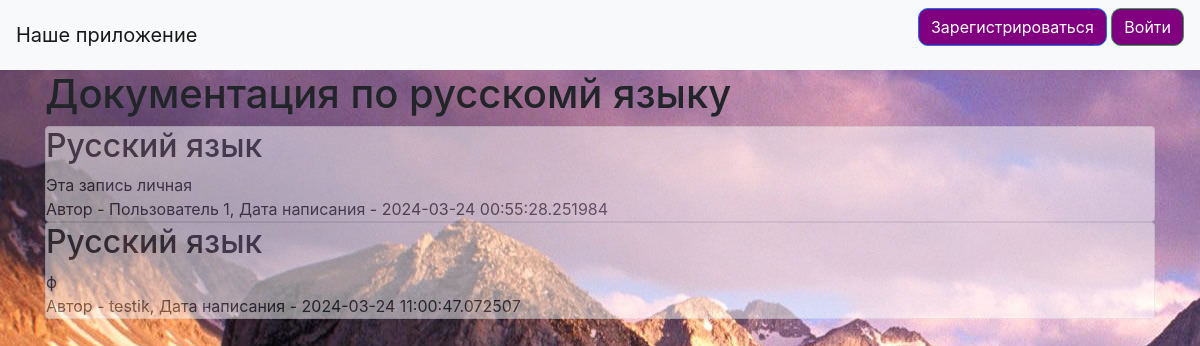
Before: /rus.html with the older database file.
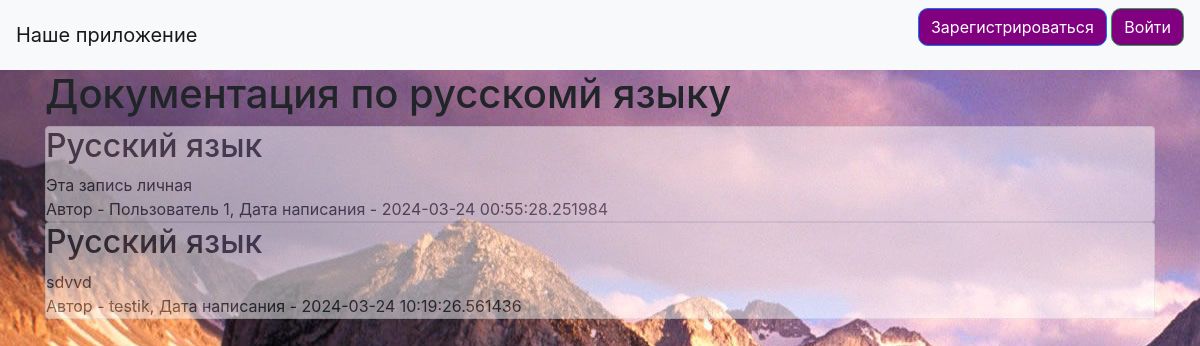
After: the same page with the newer database file.
### data/news.py (models this page shows)
class News(SqlAlchemyBase):
    __tablename__ = 'news'
    id = sqlalchemy.Column(sqlalchemy.Integer,
                           primary_key=True, autoincrement=True)
    title = sqlalchemy.Column(sqlalchemy.String, nullable=True)
    content = sqlalchemy.Column(sqlalchemy.String, nullable=True)
    created_date = sqlalchemy.Column(sqlalchemy.DateTime,
                                     default=datetime.datetime.now)
    is_private = sqlalchemy.Column(sqlalchemy.Boolean, default=True)
    user_id = sqlalchemy.Column(sqlalchemy.Integer,
                                sqlalchemy.ForeignKey("users.id"))
    user = orm.relationship('User')

### data/users.py (models this page shows, shortened)
class User(SqlAlchemyBase, UserMixin):
    __tablename__ = 'users'
    id = sqlalchemy.Column(sqlalchemy.Integer,
                           primary_key=True, autoincrement=True)
    name = sqlalchemy.Column(sqlalchemy.String, nullable=True)
    about = sqlalchemy.Column(sqlalchemy.String, nullable=True)
    email = sqlalchemy.Column(sqlalchemy.String,
                              index=True, unique=True, nullable=True)
    hashed_password = sqlalchemy.Column(sqlalchemy.String, nullable=True)
    created_date = sqlalchemy.Column(sqlalchemy.DateTime,
                                     default=datetime.datetime.now)
    news = orm.relationship("News", back_populates='user')

### main.py (the view)
@app.route("/rus.html")
def rus():
    db_sess = db_session.create_session()
    news = db_sess.query(News).filter(News.title == 'Русский язык')
    return render_template("rus.html", news=news, title='RUSSIAN LANGUAGE Documentation')

### data/db_session.py (called while the page is built)
def create_session() -> Session:
    global __factory
    return __factory()

### templates/rus.html (shortened to what this page needs)
{% extends "base.html" %}
{% block content %}
<h1>Документация по русскомй языку</h1>
{% for item in news%}
<div class="col-md6 border rounded" style="background-color: white; opacity: .5;">
    <h2>{{item.title}}</h2>
    <div>
        {{item.content}}
    </div>
    <div>
        Автор - {{item.user.name}}, Дата написания - {{item.created_date}}
    </div>
</div>
{% endfor %}
{% endblock %}

Changed rows visible on the page:
removed News: title "Русский язык", content "ф", user.name "testik", created_date "2024-03-24 11:00:47.072507"
now on this page (row edited): News: title "Русский язык", content "sdvvd", user.name "testik", created_date "2024-03-24 10:19:26.561436"
